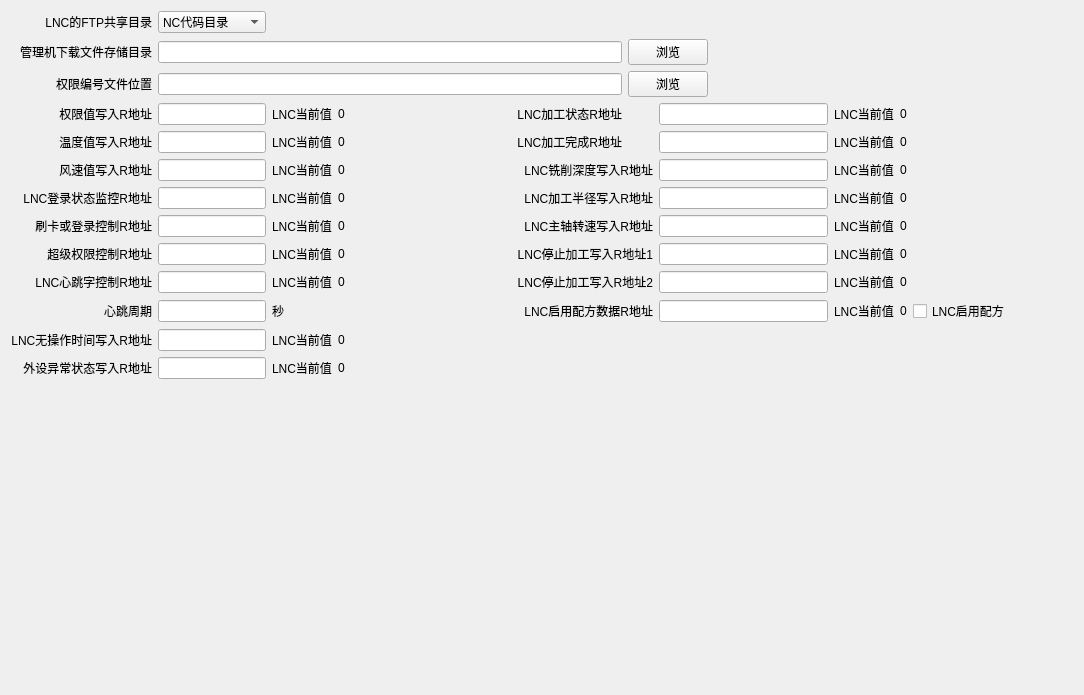
          <widget class="QWidget" name="tab_lnc_file">
           <attribute name="title">
            <string>系统及外设参数</string>
           </attribute>
           <layout class="QGridLayout" name="gridLayout_49">
            <item row="0" column="6" colspan="2">
             <spacer name="horizontalSpacer_6">
              <property name="orientation">
               <enum>Qt::Horizontal</enum>
              </property>
              <property name="sizeHint" stdset="0">
               <size>
                <width>175</width>
                <height>20</height>
               </size>
              </property>
             </spacer>
            </item>
            <item row="0" column="0">
             <widget class="QLabel" name="label_17">
              <property name="text">
               <string>LNC的FTP共享目录</string>
              </property>
              <property name="alignment">
               <set>Qt::AlignRight|Qt::AlignTrailing|Qt::AlignVCenter</set>
              </property>
             </widget>
            </item>
            <item row="0" column="1">
             <widget class="QComboBox" name="cbLncFtpFolder">
              <item>
               <property name="text">
                <string>NC代码目录</string>
               </property>
              </item>
              <item>
               <property name="text">
                <string>DXF目录</string>
               </property>
              </item>
              <item>
               <property name="text">
                <string>Data目录</string>
               </property>
              </item>
              <item>
               <property name="text">
                <string>Log目录</string>
               </property>
              </item>
             </widget>
            </item>
            <item row="1" column="6" colspan="2">
             <widget class="QPushButton" name="btBrowsPcDownloadFolder">
              <property name="sizePolicy">
               <sizepolicy hsizetype="Fixed" vsizetype="Fixed">
                <horstretch>0</horstretch>
                <verstretch>0</verstretch>
               </sizepolicy>
              </property>
              <property name="text">
               <string>浏览</string>
              </property>
             </widget>
            </item>
            <item row="1" column="0">
             <widget class="QLabel" name="label_18">
              <property name="text">
               <string>管理机下载文件存储目录</string>
              </property>
              <property name="alignment">
               <set>Qt::AlignRight|Qt::AlignTrailing|Qt::AlignVCenter</set>
              </property>
             </widget>
            </item>
            <item row="2" column="0">
             <widget class="QLabel" name="label_48">
              <property name="text">
               <string>权限编号文件位置</string>
              </property>
              <property name="alignment">
               <set>Qt::AlignRight|Qt::AlignTrailing|Qt::AlignVCenter</set>
              </property>
             </widget>
            </item>
            <item row="1" column="1" colspan="5">
             <widget class="QLineEdit" name="lePcDownloadFolder"/>
            </item>
            <item row="2" column="1" colspan="5">
             <widget class="QLineEdit" name="lePrivFilename"/>
            </item>
            <item row="3" column="4">
             <spacer name="horizontalSpacer_7">
              <property name="orientation">
               <enum>Qt::Horizontal</enum>
              </property>
              <property name="sizeHint" stdset="0">
               <size>
                <width>160</width>
                <height>20</height>
               </size>
              </property>
             </spacer>
            </item>
            <item row="3" column="1">
             <widget class="QLineEdit" name="lePrivAddr"/>
            </item>
            <item row="2" column="6" colspan="2">
             <widget class="QPushButton" name="btGetFileName">
              <property name="sizePolicy">
               <sizepolicy hsizetype="Fixed" vsizetype="Fixed">
                <horstretch>0</horstretch>
                <verstretch>0</verstretch>
               </sizepolicy>
              </property>
              <property name="text">
               <string>浏览</string>
              </property>
             </widget>
            </item>
            <item row="3" column="2">
             <widget class="QLabel" name="label_13">
              <property name="text">
               <string>LNC当前值</string>
              </property>
             </widget>
            </item>
            <item row="3" column="0">
             <widget class="QLabel" name="label_22">
              <property name="text">
               <string>权限值写入R地址</string>
              </property>
              <property name="alignment">
               <set>Qt::AlignRight|Qt::AlignTrailing|Qt::AlignVCenter</set>
              </property>
             </widget>
            </item>
            <item row="3" column="3">
             <widget class="QLabel" name="lbPrivValue">
              <property name="text">
               <string>0</string>
              </property>
             </widget>
            </item>
            <item row="3" column="7">
             <widget class="QLineEdit" name="leLncAlarmRegAddr"/>
            </item>
            <item row="3" column="8">
             <widget class="QLabel" name="label_119">
              <property name="text">
               <string>LNC当前值</string>
              </property>
             </widget>
            </item>
            <item row="3" column="5">
             <widget class="QLabel" name="label_118">
              <property name="text">
               <string>LNC加工状态R地址</string>
              </property>
              <property name="alignment">
               <set>Qt::AlignRight|Qt::AlignTrailing|Qt::AlignVCenter</set>
              </property>
             </widget>
            </item>
            <item row="3" column="9">
             <widget class="QLabel" name="lbAlarmRegValue">
              <property name="text">
               <string>0</string>
              </property>
             </widget>
            </item>
            <item row="3" column="10">
             <spacer name="horizontalSpacer_47">
              <property name="orientation">
               <enum>Qt::Horizontal</enum>
              </property>
              <property name="sizeHint" stdset="0">
               <size>
                <width>160</width>
                <height>20</height>
               </size>
              </property>
             </spacer>
            </item>
            <item row="4" column="2">
             <widget class="QLabel" name="label_21">
              <property name="text">
               <string>LNC当前值</string>
              </property>
             </widget>
            </item>
            <item row="4" column="1">
             <widget class="QLineEdit" name="leTempAddr"/>
            </item>
            <item row="4" column="3" colspan="2">
             <widget class="QLabel" name="lbTmpValue">
              <property name="text">
               <string>0</string>
              </property>
             </widget>
            </item>
            <item row="4" column="0">
             <widget class="QLabel" name="label_23">
              <property name="text">
               <string>温度值写入R地址</string>
              </property>
              <property name="alignment">
               <set>Qt::AlignRight|Qt::AlignTrailing|Qt::AlignVCenter</set>
              </property>
             </widget>
            </item>
            <item row="4" column="8">
             <widget class="QLabel" name="label_152">
              <property name="text">
               <string>LNC当前值</string>
              </property>
             </widget>
            </item>
            <item row="4" column="5">
             <widget class="QLabel" name="label_151">
              <property name="text">
               <string>LNC加工完成R地址</string>
              </property>
              <property name="alignment">
               <set>Qt::AlignRight|Qt::AlignTrailing|Qt::AlignVCenter</set>
              </property>
             </widget>
            </item>
            <item row="4" column="7">
             <widget class="QLineEdit" name="leLncWorkStatusRegAddr"/>
            </item>
            <item row="4" column="9">
             <widget class="QLabel" name="lbWorkStatusRegWValue">
              <property name="text">
               <string>0</string>
              </property>
             </widget>
            </item>
            <item row="5" column="0">
             <widget class="QLabel" name="label_160">
              <property name="text">
               <string>风速值写入R地址</string>
              </property>
              <property name="alignment">
               <set>Qt::AlignRight|Qt::AlignTrailing|Qt::AlignVCenter</set>
              </property>
             </widget>
            </item>
            <item row="5" column="1">
             <widget class="QLineEdit" name="leFsAddr"/>
            </item>
            <item row="5" column="2">
             <widget class="QLabel" name="label_150">
              <property name="text">
               <string>LNC当前值</string>
              </property>
             </widget>
            </item>
            <item row="5" column="3" colspan="2">
             <widget class="QLabel" name="lbFsValue">
              <property name="text">
               <string>0</string>
              </property>
             </widget>
            </item>
            <item row="5" column="7">
             <widget class="QLineEdit" name="leLncDeepRegWAddr"/>
            </item>
            <item row="5" column="5" colspan="2">
             <widget class="QLabel" name="label_167">
              <property name="text">
               <string>LNC铣削深度写入R地址</string>
              </property>
              <property name="alignment">
               <set>Qt::AlignRight|Qt::AlignTrailing|Qt::AlignVCenter</set>
              </property>
             </widget>
            </item>
            <item row="6" column="2">
             <widget class="QLabel" name="label_53">
              <property name="text">
               <string>LNC当前值</string>
              </property>
             </widget>
            </item>
            <item row="5" column="9">
             <widget class="QLabel" name="lbDeepRegWValue">
              <property name="text">
               <string>0</string>
              </property>
             </widget>
            </item>
            <item row="6" column="0">
             <widget class="QLabel" name="label_50">
              <property name="text">
               <string>LNC登录状态监控R地址</string>
              </property>
              <property name="alignment">
               <set>Qt::AlignRight|Qt::AlignTrailing|Qt::AlignVCenter</set>
              </property>
             </widget>
            </item>
            <item row="6" column="1">
             <widget class="QLineEdit" name="leLncLogoutAddr"/>
            </item>
            <item row="5" column="8">
             <widget class="QLabel" name="label_168">
              <property name="text">
               <string>LNC当前值</string>
              </property>
             </widget>
            </item>
            <item row="6" column="5" colspan="2">
             <widget class="QLabel" name="label_169">
              <property name="text">
               <string>LNC加工半径写入R地址</string>
              </property>
              <property name="alignment">
               <set>Qt::AlignRight|Qt::AlignTrailing|Qt::AlignVCenter</set>
              </property>
             </widget>
            </item>
            <item row="6" column="7">
             <widget class="QLineEdit" name="leLncRidusRegWAddr"/>
            </item>
            <item row="6" column="8">
             <widget class="QLabel" name="label_170">
              <property name="text">
               <string>LNC当前值</string>
              </property>
             </widget>
            </item>
            <item row="6" column="3" colspan="2">
             <widget class="QLabel" name="lbLogoutValue">
              <property name="text">
               <string>0</string>
              </property>
             </widget>
            </item>
            <item row="6" column="9">
             <widget class="QLabel" name="lbRidusRegWValue">
              <property name="text">
               <string>0</string>
              </property>
             </widget>
            </item>
            <item row="7" column="2">
             <widget class="QLabel" name="label_57">
              <property name="text">
               <string>LNC当前值</string>
              </property>
             </widget>
            </item>
            <item row="7" column="1">
             <widget class="QLineEdit" name="leLncIDorNameAddr"/>
            </item>
            <item row="7" column="3" colspan="2">
             <widget class="QLabel" name="lbIDorNameValue">
              <property name="text">
               <string>0</string>
              </property>
             </widget>
            </item>
            <item row="7" column="0">
             <widget class="QLabel" name="label_55">
              <property name="text">
               <string>刷卡或登录控制R地址</string>
              </property>
              <property name="alignment">
               <set>Qt::AlignRight|Qt::AlignTrailing|Qt::AlignVCenter</set>
              </property>
             </widget>
            </item>
            <item row="7" column="7">
             <widget class="QLineEdit" name="leLncMMSpdWRegAddr"/>
            </item>
            <item row="7" column="5" colspan="2">
             <widget class="QLabel" name="label_171">
              <property name="text">
               <string>LNC主轴转速写入R地址</string>
              </property>
              <property name="alignment">
               <set>Qt::AlignRight|Qt::AlignTrailing|Qt::AlignVCenter</set>
              </property>
             </widget>
            </item>
            <item row="8" column="0">
             <widget class="QLabel" name="label_56">
              <property name="text">
               <string>超级权限控制R地址</string>
              </property>
              <property name="alignment">
               <set>Qt::AlignRight|Qt::AlignTrailing|Qt::AlignVCenter</set>
              </property>
             </widget>
            </item>
            <item row="7" column="9">
             <widget class="QLabel" name="lbMMSpdRegWValue">
              <property name="text">
               <string>0</string>
              </property>
             </widget>
            </item>
            <item row="7" column="8">
             <widget class="QLabel" name="label_172">
              <property name="text">
               <string>LNC当前值</string>
              </property>
             </widget>
            </item>
            <item row="8" column="1">
             <widget class="QLineEdit" name="leLncAlowAdminAddr"/>
            </item>
            <item row="8" column="3" colspan="2">
             <widget class="QLabel" name="lbAlowAdminValue">
              <property name="text">
               <string>0</string>
              </property>
             </widget>
            </item>
            <item row="8" column="2">
             <widget class="QLabel" name="label_58">
              <property name="text">
               <string>LNC当前值</string>
              </property>
             </widget>
            </item>
            <item row="8" column="7">
             <widget class="QLineEdit" name="leLncStopCtrlRegAddr"/>
            </item>
            <item row="8" column="8">
             <widget class="QLabel" name="label_186">
              <property name="text">
               <string>LNC当前值</string>
              </property>
             </widget>
            </item>
            <item row="8" column="9">
             <widget class="QLabel" name="lbStopCtrlRegWValue">
              <property name="text">
               <string>0</string>
              </property>
             </widget>
            </item>
            <item row="8" column="5" colspan="2">
             <widget class="QLabel" name="label_187">
              <property name="text">
               <string>LNC停止加工写入R地址1</string>
              </property>
              <property name="alignment">
               <set>Qt::AlignRight|Qt::AlignTrailing|Qt::AlignVCenter</set>
              </property>
             </widget>
            </item>
            <item row="9" column="1">
             <widget class="QLineEdit" name="leLncHeartRegAddr"/>
            </item>
            <item row="9" column="5" colspan="2">
             <widget class="QLabel" name="label_192">
              <property name="text">
               <string>LNC停止加工写入R地址2</string>
              </property>
              <property name="alignment">
               <set>Qt::AlignRight|Qt::AlignTrailing|Qt::AlignVCenter</set>
              </property>
             </widget>
            </item>
            <item row="9" column="0">
             <widget class="QLabel" name="label_59">
              <property name="text">
               <string>LNC心跳字控制R地址</string>
              </property>
              <property name="alignment">
               <set>Qt::AlignRight|Qt::AlignTrailing|Qt::AlignVCenter</set>
              </property>
             </widget>
            </item>
            <item row="9" column="3" colspan="2">
             <widget class="QLabel" name="lbHeartRegValue">
              <property name="text">
               <string>0</string>
              </property>
             </widget>
            </item>
            <item row="9" column="2">
             <widget class="QLabel" name="label_60">
              <property name="text">
               <string>LNC当前值</string>
              </property>
             </widget>
            </item>
            <item row="9" column="7">
             <widget class="QLineEdit" name="leLncStopCtrlRegAddr2"/>
            </item>
            <item row="9" column="8">
             <widget class="QLabel" name="label_193">
              <property name="text">
               <string>LNC当前值</string>
              </property>
             </widget>
            </item>
            <item row="10" column="0">
             <widget class="QLabel" name="label_14">
              <property name="text">
               <string>心跳周期</string>
              </property>
              <property name="alignment">
               <set>Qt::AlignRight|Qt::AlignTrailing|Qt::AlignVCenter</set>
              </property>
             </widget>
            </item>
            <item row="9" column="9">
             <widget class="QLabel" name="lbStopCtrlRegWValue2">
              <property name="text">
               <string>0</string>
              </property>
             </widget>
            </item>
            <item row="10" column="5" colspan="2">
             <widget class="QLabel" name="label_194">
              <property name="text">
               <string>LNC启用配方数据R地址</string>
              </property>
              <property name="alignment">
               <set>Qt::AlignRight|Qt::AlignTrailing|Qt::AlignVCenter</set>
              </property>
             </widget>
            </item>
            <item row="10" column="7">
             <widget class="QLineEdit" name="leLncUseParamRegAddr"/>
            </item>
            <item row="10" column="8">
             <widget class="QLabel" name="label_195">
              <property name="text">
               <string>LNC当前值</string>
              </property>
             </widget>
            </item>
            <item row="10" column="2">
             <widget class="QLabel" name="label_61">
              <property name="text">
               <string>秒</string>
              </property>
             </widget>
            </item>
            <item row="10" column="1">
             <widget class="QLineEdit" name="leHeartInterval"/>
            </item>
            <item row="10" column="9">
             <widget class="QLabel" name="lbUseParamRegWValue">
              <property name="text">
               <string>0</string>
              </property>
             </widget>
            </item>
            <item row="11" column="2">
             <widget class="QLabel" name="label_178">
              <property name="text">
               <string>LNC当前值</string>
              </property>
             </widget>
            </item>
            <item row="11" column="1">
             <widget class="QLineEdit" name="leLncNoOperateAddr"/>
            </item>
            <item row="11" column="0">
             <widget class="QLabel" name="label_177">
              <property name="text">
               <string>LNC无操作时间写入R地址</string>
              </property>
              <property name="alignment">
               <set>Qt::AlignRight|Qt::AlignTrailing|Qt::AlignVCenter</set>
              </property>
             </widget>
            </item>
            <item row="12" column="1">
             <widget class="QLineEdit" name="leDevAlarmAddr"/>
            </item>
            <item row="12" column="2">
             <widget class="QLabel" name="label_181">
              <property name="text">
               <string>LNC当前值</string>
              </property>
             </widget>
            </item>
            <item row="11" column="3" colspan="2">
             <widget class="QLabel" name="lbNoOperate">
              <property name="text">
               <string>0</string>
              </property>
             </widget>
            </item>
            <item row="12" column="0">
             <widget class="QLabel" name="label_182">
              <property name="text">
               <string>外设异常状态写入R地址</string>
              </property>
              <property name="alignment">
               <set>Qt::AlignRight|Qt::AlignTrailing|Qt::AlignVCenter</set>
              </property>
             </widget>
            </item>
            <item row="12" column="6" rowspan="2" colspan="2">
             <spacer name="verticalSpacer_15">
              <property name="orientation">
               <enum>Qt::Vertical</enum>
              </property>
              <property name="sizeHint" stdset="0">
               <size>
                <width>129</width>
                <height>327</height>
               </size>
              </property>
             </spacer>
            </item>
            <item row="12" column="3" colspan="2">
             <widget class="QLabel" name="lbDevAlarm">
              <property name="text">
               <string>0</string>
              </property>
             </widget>
            </item>
            <item row="13" column="0">
             <spacer name="verticalSpacer_3">
              <property name="orientation">
               <enum>Qt::Vertical</enum>
              </property>
              <property name="sizeHint" stdset="0">
               <size>
                <width>129</width>
                <height>198</height>
               </size>
              </property>
             </spacer>
            </item>
            <item row="10" column="10">
             <widget class="QCheckBox" name="chbUseParam">
              <property name="text">
               <string>LNC启用配方</string>
              </property>
             </widget>
            </item>
           </layout>
          </widget>
